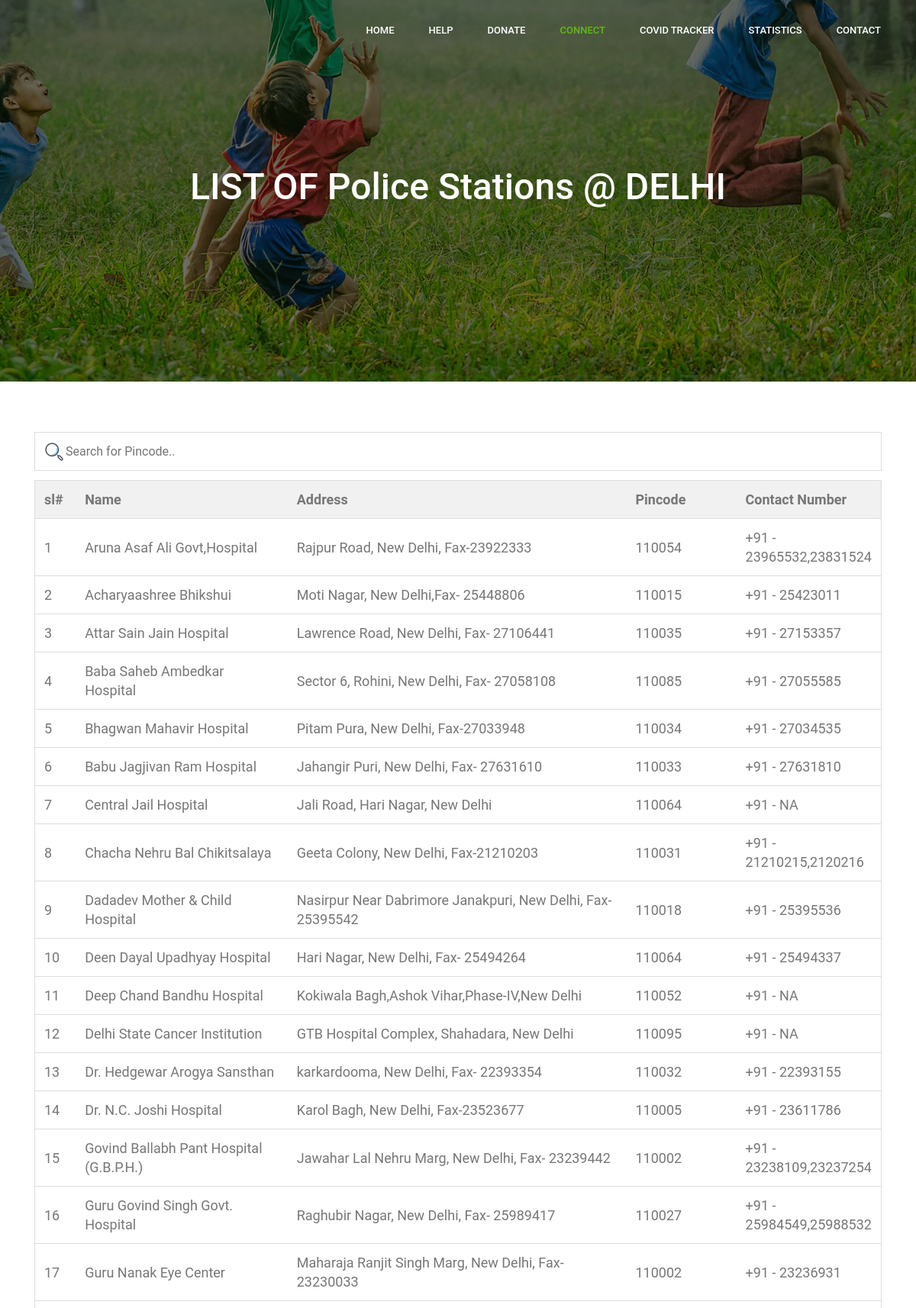
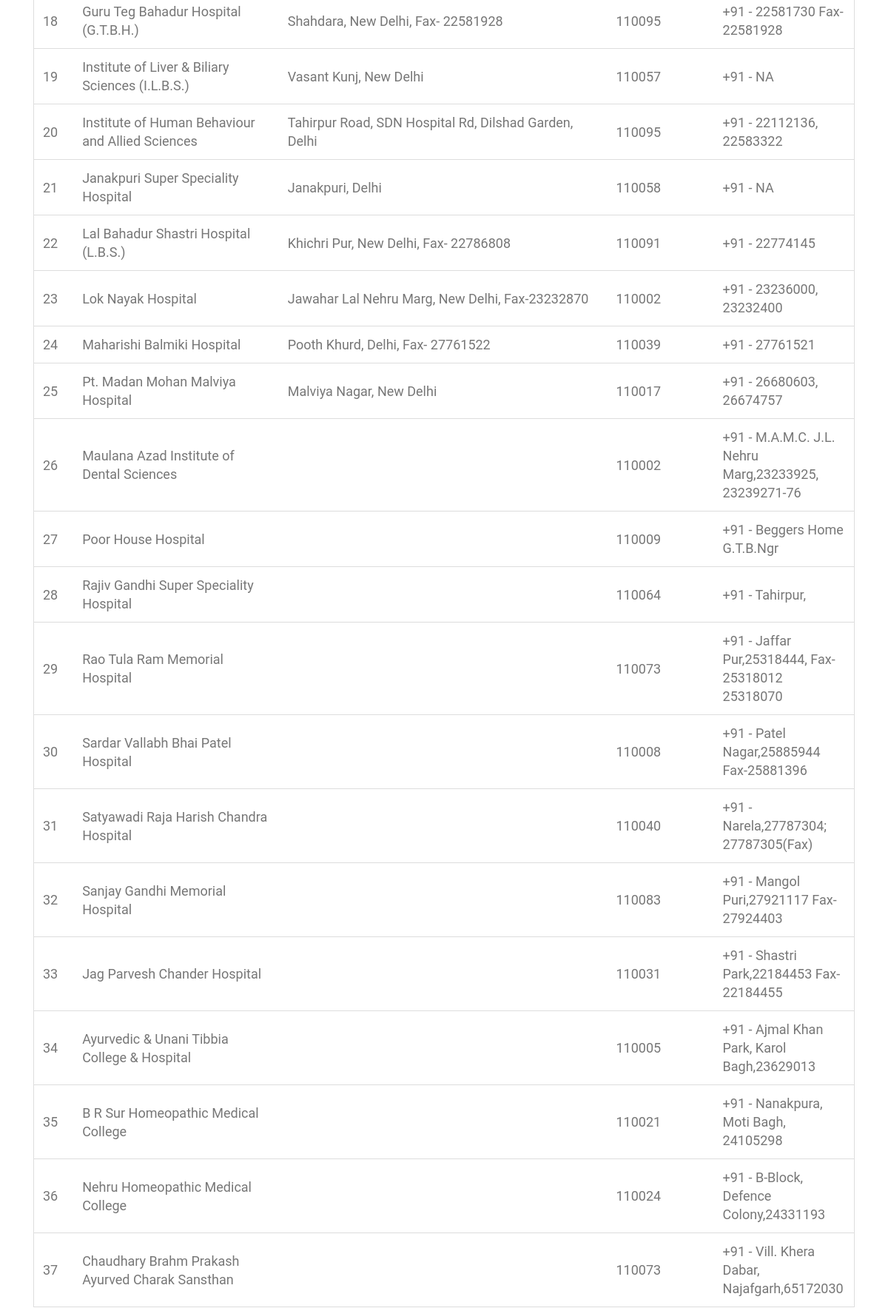
Screenshot of /hospital.php (upper part) with the database file from the repository (2 pictures, top to bottom).
### tables this page shows
CREATE TABLE `hospitals` (
  `id` int(11) NOT NULL,
  `name` varchar(50) DEFAULT NULL,
  `pincode` int(7) DEFAULT NULL,
  `contact` varchar(100) DEFAULT NULL,
  `address` varchar(100) NOT NULL
);

### hospital.php (the view, shortened to what this page needs)
<!doctype html>
<html lang="en">
    <head>
        <link rel="stylesheet" href="css/bootstrap.css">
        <link rel="stylesheet" href="vendors/linericon/style.css">
        <link rel="stylesheet" href="css/font-awesome.min.css">
        <link rel="stylesheet" href="vendors/lightbox/simpleLightbox.css">
        <link rel="stylesheet" href="vendors/nice-select/css/nice-select.css">
        <link rel="stylesheet" href="css/style.css">
        <link rel="stylesheet" href="css/responsive.css">
    </head>
    <body>
    	<header class="header_area">
			<div class="main_menu">
				<div class="container">
					<nav class="navbar navbar-expand-lg navbar-light">
						<div class="container">
							<div class="collapse navbar-collapse offset" id="navbarSupportedContent">
							<ul class="nav navbar-nav menu_nav ml-auto">
								<li class="nav-item"><a class="nav-link" href="index.php">Home</a></li>
								<li class="nav-item"><a class="nav-link" href="help.php">Help</a></li>
								<li class="nav-item"><a class="nav-link" href="donate.php">Donate</a></li>
								<li class="nav-item submenu dropdown active">
									<a href="#" class="nav-link dropdown-toggle" data-toggle="dropdown" role="button" aria-haspopup="true" aria-expanded="false">Connect</a>
								</li>
								<li class="nav-item submenu dropdown">
									<a href="#" class="nav-link dropdown-toggle" data-toggle="dropdown" role="button" aria-haspopup="true" aria-expanded="false">Covid Tracker</a>
								</li>
                                <li class="nav-item"><a class="nav-link" href="coronatracker/demographics.php">Statistics</a></li>
								<li class="nav-item"><a class="nav-link" href="contact.php">Contact</a></li>
							</ul>
							</div>
						</div>
					</nav>
				</div>
			</div>
		</header>
		<section class="banner_area">
			<div class="banner_inner d-flex align-items-center">
				<div class="overlay bg-parallax" data-stellar-ratio="0.9" data-stellar-vertical-offset="0" data-background=""></div>
				<div class="container">
					<div class="banner_content text-center">
						<h2>LIST OF Police Stations @ DELHI</h2>
					</div>
				</div>
			</div>
		</section>
		<div class="whole-wrap">
			<div class="container">
				<div class="section-top-border">
					<div class="progress-table-wrap">
						<div class="progress-table">
							<input type="text" id="myInput" onkeyup="myFunction()" placeholder="Search for Pincode..">
							<table id="myTable">
          						<tr class="header">
         							 <th style="width:05%;">sl#</th>
          							<th style="width:30%;">Name</th>
          							<th style="width:50%;">Address</th>
          							<th style="width:30%;">Pincode</th>
          							<th style="width:30%;">Contact Number</th>
          						</tr>
         					 	<?php
         					 	include('includes/config.php');
         					 	$sql = "SELECT * from hospitals";
           							 $query = $dbh -> prepare($sql);
            						$query->execute();
            						$results=$query->fetchAll(PDO::FETCH_OBJ);
            						$cnt=1;
            						if($query->rowCount() > 0)
            						{
              							foreach($results as $result)
            							{
          						?>
          						<tr>
            						<td><?php echo htmlentities($cnt);?></td>
            						<td><?php echo htmlentities($result->name);?></td>
            						<td><?php echo htmlentities($result->address);?></td>
            						<td><?php echo htmlentities($result->pincode);?></td>
            						<td>+91 - <?php echo htmlentities($result->contact);?></td>
          						</tr>
          						<?php $cnt=$cnt+1;} }?>
        					</table>
						</div>
					</div>
				</div>
			</div>
		</div>
</body>
</html>

### css/style.css (style rules this page uses)
body { line-height: 25px; font-size: 15px; font-family: "Roboto", sans-serif; font-weight: normal; color: #777777; }
h1, h2, h3, h4, h5, h6 { font-family: "Poppins", sans-serif; font-weight: 600; color: #222222; }
a { text-decoration: none; transition: all 0.3s ease-in-out; }
.header_area { position: absolute; width: 100%; top: 0; left: 0; z-index: 99999; transition: background 0.4s, all 0.3s linear; }
.header_area .container { padding: 0px 8px; }
.header_area .navbar { background: transparent; padding: 0px; border: 0px; border-radius: 0px; }
.header_area .navbar .nav .nav-item { margin-right: 45px; }
.header_area .navbar .nav .nav-item .nav-link { font-size: 13px; font-weight: 500; line-height: 80px; text-transform: uppercase; color: #ffffff; padding: 0px; display: inline-block; }
.header_area .navbar .nav .nav-item .nav-link:after { display: none; }
.header_area .navbar .nav .nav-item:hover .nav-link, .header_area .navbar .nav .nav-item.active .nav-link { color: #60bc0f; }
.header_area .navbar .nav .nav-item.submenu { position: relative; }
.header_area .navbar .nav .nav-item:last-child { margin-right: 0px; }
.banner_area { position: relative; z-index: 1; min-height: 500px; }
.banner_area .banner_inner { position: relative; overflow: hidden; width: 100%; min-height: 500px; background: transparent; z-index: 1; }
.banner_area .banner_inner .overlay { background: linear-gradient(0deg, rgba(6, 13, 1, 0.6), rgba(6, 13, 1, 0.6)), url(../img/banner/banner.jpg) no-repeat scroll center center; background-size: cover; position: absolute; left: 0; right: 0; top: 0; height: 100%; bottom: 0; z-index: -1; opacity: 1; }
.banner_area .banner_inner .banner_content h2 { color: #fff; font-size: 48px; font-family: "Roboto", sans-serif; margin-bottom: 10px; font-weight: 500; }
.section-top-border { padding: 50px 0; border-top: 1px dotted #eee; }
h2 { font-size: 30px; }
.progress-table { background: #fff; padding: 15px 0px 30px 0px; min-width: 800px; }

### hospital.php (style rules this page uses)
#myInput { background-image: url('img/search.png'); background-position: 10px 10px; background-repeat: no-repeat; width: 100%; font-size: 16px; padding: 12px 20px 12px 40px; border: 1px solid #ddd; margin-bottom: 12px; }
#myTable { border-collapse: collapse; width: 100%; border: 1px solid #ddd; font-size: 18px; }
#myTable th, #myTable td { text-align: left; padding: 12px; }
#myTable tr { border-bottom: 1px solid #ddd; }
#myTable tr.header, #myTable tr:hover { background-color: #f1f1f1; }

### rows the page displays
hospitals: name "Aruna Asaf Ali Govt,Hospital", address "Rajpur Road, New Delhi, Fax-23922333", pincode "110054", contact "23965532,23831524"
hospitals: name "Acharyaashree Bhikshui", address "Moti Nagar, New Delhi,Fax- 25448806", pincode "110015", contact "25423011"
hospitals: name "Attar Sain Jain Hospital", address "Lawrence Road, New Delhi, Fax- 27106441", pincode "110035", contact "27153357"
hospitals: name "Baba Saheb Ambedkar Hospital", address "Sector 6, Rohini, New Delhi, Fax- 27058108", pincode "110085", contact "27055585"
hospitals: name "Bhagwan Mahavir Hospital", address "Pitam Pura, New Delhi, Fax-27033948", pincode "110034", contact "27034535"
hospitals: name "Babu Jagjivan Ram Hospital", address "Jahangir Puri, New Delhi, Fax- 27631610", pincode "110033", contact "27631810"
hospitals: name "Central Jail Hospital", address "Jali Road, Hari Nagar, New Delhi", pincode "110064", contact "NA"
hospitals: name "Chacha Nehru Bal Chikitsalaya", address "Geeta Colony, New Delhi, Fax-21210203", pincode "110031", contact "21210215,2120216"
hospitals: name "Dadadev Mother & Child Hospital", address "Nasirpur Near Dabrimore Janakpuri, New Delhi, Fax- 25395542", pincode "110018", contact "25395536"
hospitals: name "Deen Dayal Upadhyay Hospital", address "Hari Nagar, New Delhi, Fax- 25494264", pincode "110064", contact "25494337"
hospitals: name "Deep Chand Bandhu Hospital", address "Kokiwala Bagh,Ashok Vihar,Phase-IV,New Delhi", pincode "110052", contact "NA"
hospitals: name "Delhi State Cancer Institution", address "GTB Hospital Complex, Shahadara, New Delhi", pincode "110095", contact "NA"
hospitals: name "Dr. Hedgewar Arogya Sansthan", address "karkardooma, New Delhi, Fax- 22393354", pincode "110032", contact "22393155"
hospitals: name "Dr. N.C. Joshi Hospital", address "Karol Bagh, New Delhi, Fax-23523677", pincode "110005", contact "23611786"
hospitals: name "Govind Ballabh Pant Hospital (G.B.P.H.)", address "Jawahar Lal Nehru Marg, New Delhi, Fax- 23239442", pincode "110002", contact "23238109,23237254"
hospitals: name "Guru Govind Singh Govt. Hospital", address "Raghubir Nagar, New Delhi, Fax- 25989417", pincode "110027", contact "25984549,25988532"
hospitals: name "Guru Nanak Eye Center", address "Maharaja Ranjit Singh Marg, New Delhi, Fax- 23230033", pincode "110002", contact "23236931"
hospitals: name "Guru Teg Bahadur Hospital (G.T.B.H.)", address "Shahdara, New Delhi, Fax- 22581928", pincode "110095", contact "22581730 Fax-22581928"
hospitals: name "Institute of Liver & Biliary Sciences (I.L.B.S.)", address "Vasant Kunj, New Delhi", pincode "110057", contact "NA"
hospitals: name "Institute of Human Behaviour and Allied Sciences", address "Tahirpur Road, SDN Hospital Rd, Dilshad Garden, Delhi", pincode "110095", contact "22112136, 22583322"
hospitals: name "Janakpuri Super Speciality Hospital", address "Janakpuri, Delhi", pincode "110058", contact "NA"
hospitals: name "Lal Bahadur Shastri Hospital (L.B.S.)", address "Khichri Pur, New Delhi, Fax- 22786808", pincode "110091", contact "22774145"
hospitals: name "Lok Nayak Hospital", address "Jawahar Lal Nehru Marg, New Delhi, Fax-23232870", pincode "110002", contact "23236000, 23232400"
hospitals: name "Maharishi Balmiki Hospital", address "Pooth Khurd, Delhi, Fax- 27761522", pincode "110039", contact "27761521"
hospitals: name "Pt. Madan Mohan Malviya Hospital", address "Malviya Nagar, New Delhi", pincode "110017", contact "26680603, 26674757"
hospitals: name "Maulana Azad Institute of Dental Sciences", pincode "110002", contact "M.A.M.C. J.L. Nehru Marg,23233925, 23239271-76"
hospitals: name "Poor House Hospital", pincode "110009", contact "Beggers Home G.T.B.Ngr"
hospitals: name "Rajiv Gandhi Super Speciality Hospital", pincode "110064", contact "Tahirpur,"
hospitals: name "Rao Tula Ram Memorial Hospital", pincode "110073", contact "Jaffar Pur,25318444, Fax-25318012 25318070"
hospitals: name "Sardar Vallabh Bhai Patel Hospital", pincode "110008", contact "Patel Nagar,25885944 Fax-25881396"
hospitals: name "Satyawadi Raja Harish Chandra Hospital", pincode "110040", contact "Narela,27787304; 27787305(Fax)"
hospitals: name "Sanjay Gandhi Memorial Hospital", pincode "110083", contact "Mangol Puri,27921117 Fax-27924403"
hospitals: name "Jag Parvesh Chander Hospital", pincode "110031", contact "Shastri Park,22184453 Fax-22184455"
hospitals: name "Ayurvedic & Unani Tibbia College & Hospital", pincode "110005", contact "Ajmal Khan Park, Karol Bagh,23629013"
hospitals: name "B R Sur Homeopathic Medical College", pincode "110021", contact "Nanakpura, Moti Bagh, 24105298"
hospitals: name "Nehru Homeopathic Medical College", pincode "110024", contact "B-Block, Defence Colony,24331193"
hospitals: name "Chaudhary Brahm Prakash Ayurved Charak Sansthan", pincode "110073", contact "Vill. Khera Dabar, Najafgarh,65172030"
